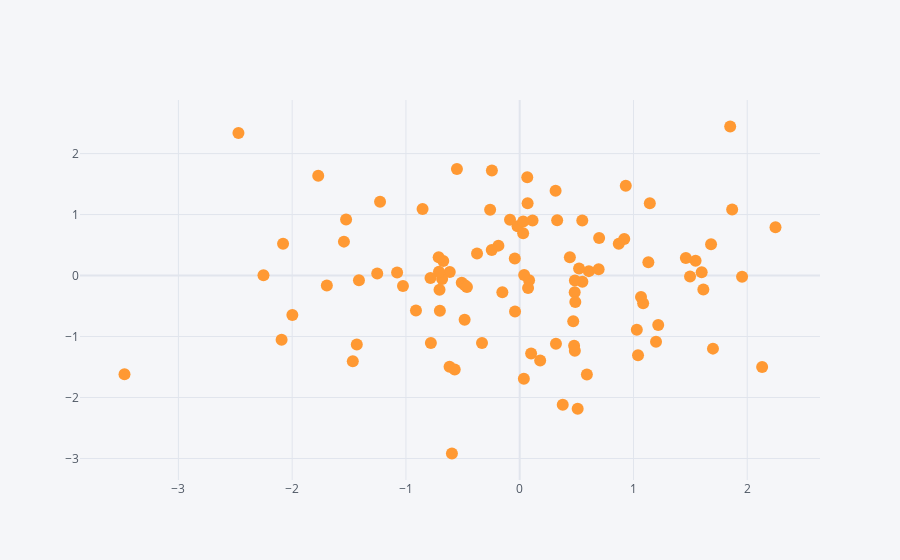

Notebook code for this chart:
### Code cell
df.iplot(kind='scatter',x='A',y='B', mode='markers')
